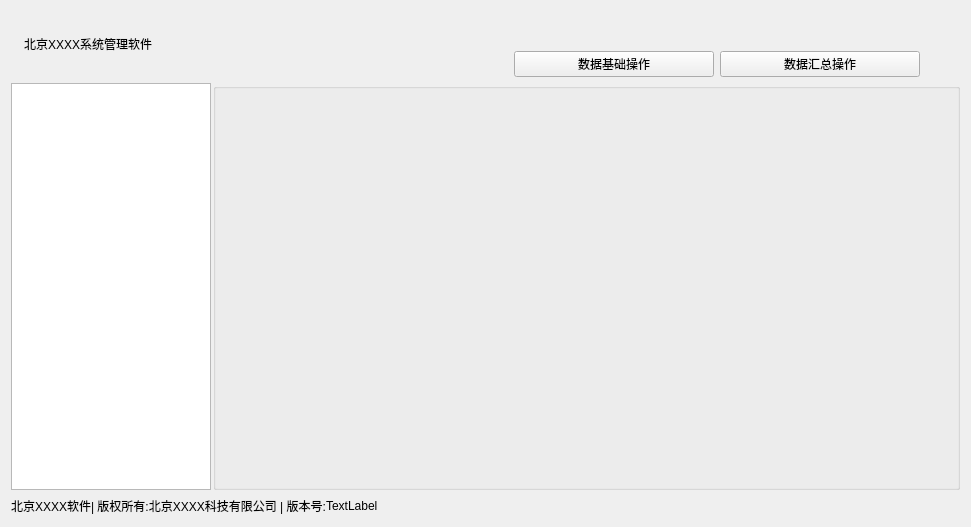
<?xml version="1.0" encoding="UTF-8"?>
<ui version="4.0">
 <class>MainWindow</class>
 <widget class="QMainWindow" name="MainWindow">
  <property name="geometry">
   <rect>
    <x>0</x>
    <y>0</y>
    <width>971</width>
    <height>527</height>
   </rect>
  </property>
  <property name="windowTitle">
   <string>MainWindow</string>
  </property>
  <widget class="QWidget" name="centralWidget">
   <layout class="QGridLayout" name="gridLayout_2">
    <item row="0" column="0">
     <layout class="QVBoxLayout" name="verticalLayout_2">
      <item>
       <layout class="QHBoxLayout" name="horizontalLayout_2">
        <item>
         <widget class="QLabel" name="label_logo">
          <property name="text">
           <string/>
          </property>
         </widget>
        </item>
        <item>
         <widget class="QLabel" name="label_title">
          <property name="text">
           <string>北京XXXX系统管理软件</string>
          </property>
         </widget>
        </item>
        <item>
         <layout class="QVBoxLayout" name="verticalLayout">
          <item>
           <spacer name="verticalSpacer">
            <property name="orientation">
             <enum>Qt::Vertical</enum>
            </property>
            <property name="sizeType">
             <enum>QSizePolicy::Preferred</enum>
            </property>
            <property name="sizeHint" stdset="0">
             <size>
              <width>20</width>
              <height>40</height>
             </size>
            </property>
           </spacer>
          </item>
          <item>
           <layout class="QHBoxLayout" name="horizontalLayout">
            <item>
             <spacer name="horizontalSpacer">
              <property name="orientation">
               <enum>Qt::Horizontal</enum>
              </property>
              <property name="sizeHint" stdset="0">
               <size>
                <width>40</width>
                <height>20</height>
               </size>
              </property>
             </spacer>
            </item>
            <item>
             <widget class="QPushButton" name="btn_view">
              <property name="sizePolicy">
               <sizepolicy hsizetype="Fixed" vsizetype="Preferred">
                <horstretch>0</horstretch>
                <verstretch>0</verstretch>
               </sizepolicy>
              </property>
              <property name="minimumSize">
               <size>
                <width>200</width>
                <height>0</height>
               </size>
              </property>
              <property name="maximumSize">
               <size>
                <width>200</width>
                <height>16777215</height>
               </size>
              </property>
              <property name="text">
               <string>数据基础操作</string>
              </property>
             </widget>
            </item>
            <item>
             <widget class="QPushButton" name="btn_gather">
              <property name="sizePolicy">
               <sizepolicy hsizetype="Fixed" vsizetype="Preferred">
                <horstretch>0</horstretch>
                <verstretch>0</verstretch>
               </sizepolicy>
              </property>
              <property name="minimumSize">
               <size>
                <width>200</width>
                <height>0</height>
               </size>
              </property>
              <property name="maximumSize">
               <size>
                <width>200</width>
                <height>16777215</height>
               </size>
              </property>
              <property name="text">
               <string>数据汇总操作</string>
              </property>
             </widget>
            </item>
            <item>
             <spacer name="horizontalSpacer_2">
              <property name="orientation">
               <enum>Qt::Horizontal</enum>
              </property>
              <property name="sizeType">
               <enum>QSizePolicy::Fixed</enum>
              </property>
              <property name="sizeHint" stdset="0">
               <size>
                <width>40</width>
                <height>20</height>
               </size>
              </property>
             </spacer>
            </item>
           </layout>
          </item>
         </layout>
        </item>
       </layout>
      </item>
      <item>
       <layout class="QHBoxLayout" name="horizontalLayout_4">
        <property name="spacing">
         <number>2</number>
        </property>
        <item>
         <widget class="QC_ListView" name="listView">
          <property name="sizePolicy">
           <sizepolicy hsizetype="Fixed" vsizetype="Expanding">
            <horstretch>0</horstretch>
            <verstretch>0</verstretch>
           </sizepolicy>
          </property>
          <property name="minimumSize">
           <size>
            <width>200</width>
            <height>0</height>
           </size>
          </property>
          <property name="maximumSize">
           <size>
            <width>200</width>
            <height>16777215</height>
           </size>
          </property>
         </widget>
        </item>
        <item>
         <widget class="QGroupBox" name="groupBox_view">
          <property name="title">
           <string/>
          </property>
          <layout class="QGridLayout" name="gridLayout">
           <property name="leftMargin">
            <number>1</number>
           </property>
           <property name="topMargin">
            <number>1</number>
           </property>
           <property name="rightMargin">
            <number>1</number>
           </property>
           <property name="bottomMargin">
            <number>1</number>
           </property>
           <property name="spacing">
            <number>1</number>
           </property>
           <item row="0" column="0">
            <widget class="QStackedWidget" name="stackedWidget"/>
           </item>
          </layout>
         </widget>
        </item>
       </layout>
      </item>
      <item>
       <layout class="QHBoxLayout" name="horizontalLayout_3">
        <property name="spacing">
         <number>0</number>
        </property>
        <item>
         <widget class="QLabel" name="label_version_coyright">
          <property name="sizePolicy">
           <sizepolicy hsizetype="Preferred" vsizetype="Preferred">
            <horstretch>0</horstretch>
            <verstretch>0</verstretch>
           </sizepolicy>
          </property>
          <property name="minimumSize">
           <size>
            <width>0</width>
            <height>0</height>
           </size>
          </property>
          <property name="maximumSize">
           <size>
            <width>16777215</width>
            <height>16777215</height>
           </size>
          </property>
          <property name="text">
           <string>北京XXXX软件| 版权所有:北京XXXX科技有限公司 | 版本号:</string>
          </property>
         </widget>
        </item>
        <item>
         <widget class="QLabel" name="label_version">
          <property name="text">
           <string>TextLabel</string>
          </property>
         </widget>
        </item>
        <item>
         <spacer name="horizontalSpacer_3">
          <property name="orientation">
           <enum>Qt::Horizontal</enum>
          </property>
          <property name="sizeHint" stdset="0">
           <size>
            <width>40</width>
            <height>20</height>
           </size>
          </property>
         </spacer>
        </item>
        <item>
         <spacer name="horizontalSpacer_4">
          <property name="orientation">
           <enum>Qt::Horizontal</enum>
          </property>
          <property name="sizeType">
           <enum>QSizePolicy::Fixed</enum>
          </property>
          <property name="sizeHint" stdset="0">
           <size>
            <width>80</width>
            <height>20</height>
           </size>
          </property>
         </spacer>
        </item>
       </layout>
      </item>
     </layout>
    </item>
   </layout>
  </widget>
 </widget>
 <layoutdefault spacing="6" margin="11"/>
 <customwidgets>
  <customwidget>
   <class>QC_ListView</class>
   <extends>QListView</extends>
   <header>qc_listview.h</header>
  </customwidget>
 </customwidgets>
 <resources/>
 <connections/>
</ui>
